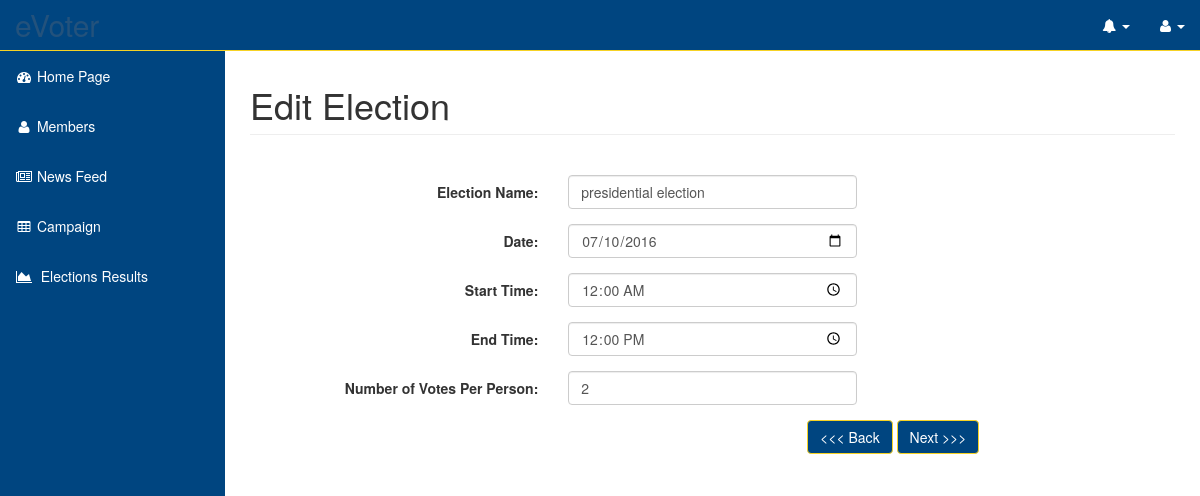
Screenshot of /app/view/editElectionEventInterface.php?electID=32 with the database file from the repository.
### tables this page shows
CREATE TABLE IF NOT EXISTS `election` (
  `electionID` int(11) NOT NULL AUTO_INCREMENT,
  `electionName` varchar(50) NOT NULL,
  `date` date NOT NULL,
  `startTime` time NOT NULL,
  `endTime` time NOT NULL,
  `noOfVotesPerPerson` int(11) NOT NULL,
  PRIMARY KEY (`electionID`)
);

### app/model/sql.php (called while the page is built, shortened)
<?php
class Sql
{
    public function selectElectiondetails($connect,$electionID){
        $queryToselectElectiondetails = mysqli_query($connect, "SELECT electionName,date,startTime,endTime,noOfvotesPerPerson FROM election WHERE electionID='$electionID'");
        return $queryToselectElectiondetails;
    }
}
?>

### app/model/election.php (called while the page is built, shortened)
<?php
require_once("Sql.php");
class Election{
    public function getElectionDetails($connection,$electionID){
        return (new Sql)->selectElectiondetails($connection,$electionID);
    }
}
?>

### app/view/editElectionEventInterface.php (the view, shortened to what this page needs)
<?php
include "../templates/header.php";
require_once('../model/election.php');
$electionID="";
if(isset($_GET["electID"])){
    $electionID=$_GET["electID"];
}
$db= new DB_1();
$connection = $db->connectToDatabase();
$election = new Election();
$queryData = $election->getElectionDetails($connection,$electionID);
$row = mysqli_fetch_row($queryData);
?>
</head>
<body>
<div id="wrapper">
    <nav class="navbar navbar-inverse navbar-fixed-top color-change" role="navigation" >
        <?php include "../templates/topmenu.php";
        include "../templates/sidemenu.php";
        ?>
    </nav>
    <div id="page-wrapper">
        <div class="container-fluid">
            <div class="row">
                <div class="col-lg-12">
                    <h1 class="page-header"> Edit Election </h1>
                </div>
            </div>
            <br>
            <form class="form-horizontal" role="form" method="post" action="../controller/editElectionDetails.php?electID=<?php echo $electionID;?>" onsubmit="return validateElection();">
                <div class="form-group">
                    <label class="control-label col-sm-4" for="name">Election Name:</label>
                    <div class="col-sm-4">
                        <input type="text" class="form-control" id="elecName" name="elecName" value="<?php echo $row[0]?>">
                    </div>
                </div>
                <div class="form-group">
                    <label class="control-label col-sm-4" for="date">Date:</label>
                    <div class="col-sm-4">
                        <input type="date" min="<?php echo date("Y-m-d"); ?>" class="form-control" id="date" name="date" value="<?php echo $row[1]?>">
                    </div>
                </div>
                <div class="form-group">
                    <label class="control-label col-sm-4" for="stime">Start Time:</label>
                    <div class="col-sm-4">
                        <input type="time" class="form-control" id="sTime" name="sTime" value="<?php echo $row[2]?>">
                    </div>
                </div>
                <div class="form-group">
                    <label class="control-label col-sm-4" for="etime">End Time:</label>
                    <div class="col-sm-4">
                        <input type="time" class="form-control" id="eTime" name="eTime" value="<?php echo $row[3]?>">
                    </div>
                </div>
                <div class="form-group">
                    <label class="control-label col-sm-4" for="noOfVotesPerson">Number of Votes Per Person:</label>
                    <div class="col-sm-4">
                        <input type="text" class="form-control" id="votes" name="votes" value="<?php echo $row[4]?>">
                    </div>
                </div>
                <div class="form-group">
                    <div class="col-sm-offset-7 col-sm-3">
                        <input type="button" value="<<< Back" class="btn btn-default" id="cancelElection" onClick="document.location.href='viewElectionDetails.php?electID=<?php echo $electionID;?>'" />
                        <input name="submit" type="submit" id="electionDetailEdit" class="btn btn-default btn-primary" value="Next >>>"/>
                    </div>
                </div>
            </form>
        </div>
    </div>
</div>
</body>
</html>

### public/css/sb-admin.css (style rules this page uses)
body { margin-top: 100px; background-color: #ffffff; }
@media (min-width:768px) { body { margin-top: 50px; } }
#wrapper { padding-left: 0; }
#page-wrapper { width: 100%; min-height: 100%; padding: 0; background-color: #fff; }
@media (min-width:768px) { #wrapper { padding-left: 225px; } }
@media (min-width:768px) { #page-wrapper { padding: 10px; } }

### public/css/custom.css (style rules this page uses)
html, body { height: 100%; background-color: #ffffff; !important; }
.color-change { background-color: #004580; border-color: #f6d224; color: #ffffff; }
.btn-default { color: #ffffff; background-color: #004580; border-color: #f6d224; }
.page-header { padding-bottom: 9px; margin: 25px 0 20px; border-bottom: 1px solid #eee; }
.navbar-inverse { background-color:#004580; border-color:#f6d224; }

### rows the page displays
election: elecName "presidential election", date "07/10/2016", sTime "00:00:00", eTime "12:00:00", votes "2"
